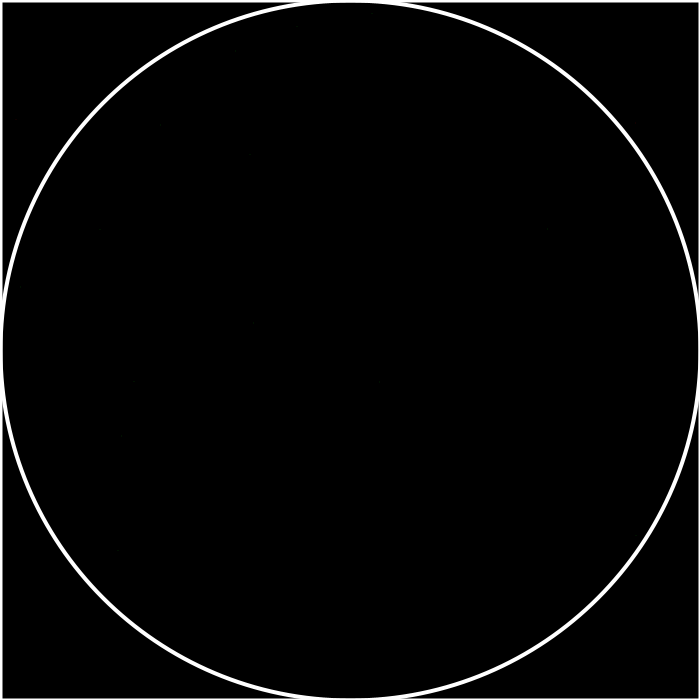
Frame 1 (no input)
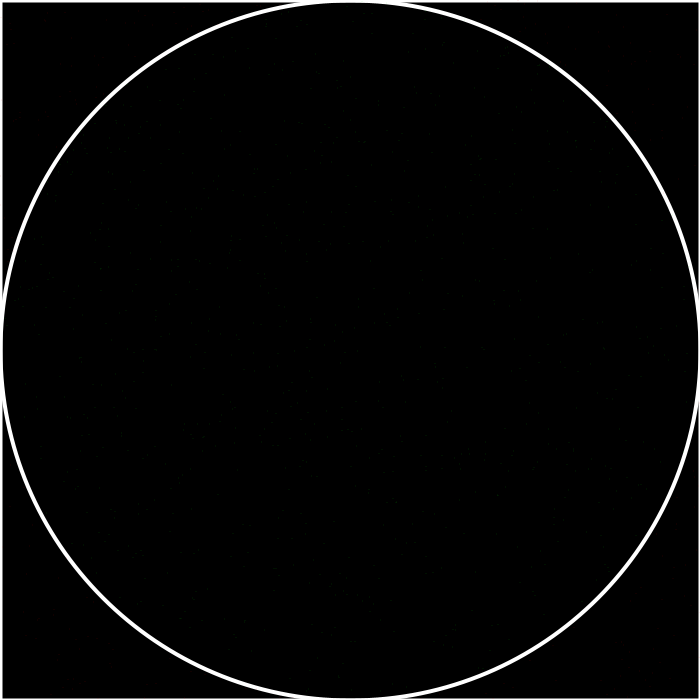
Frame 60 (the mouse pressed at the canvas centre just before this capture)
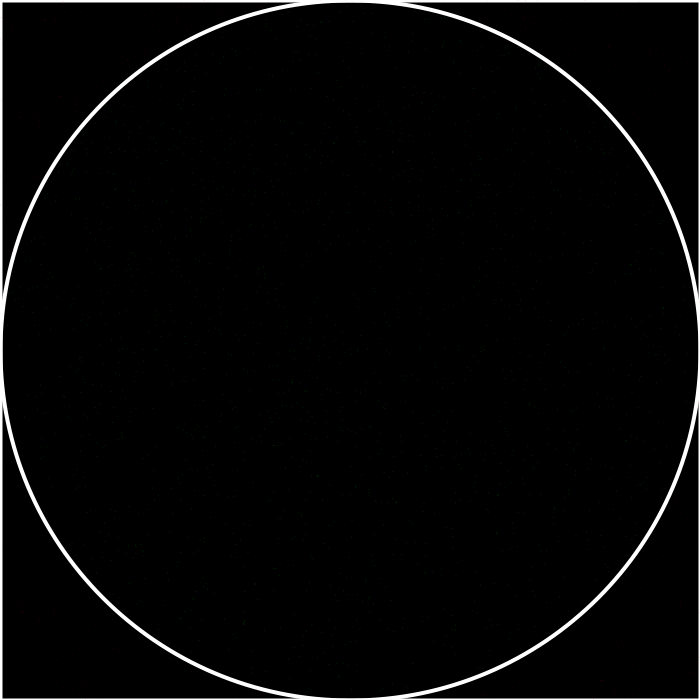
Frame 120 (the mouse held since frame 60 and released just before this capture)

The Processing sketch that drew these frames (run headless with seeded random() and noise(); from frame 60 on, the mouse is pressed at the canvas centre):

// Processing sketch: circuloPi
// ── circuloPi.pde
float r = 350;

double total = 0;
double circle = 0;

double record_PI = 0;

void setup() {
  size(700, 700);
  background(0);
  translate(width/2, height/2);

  stroke(255);
  strokeWeight(4);
  noFill();
  rectMode(CENTER);
  ellipse(0, 0, r*2, r*2);
  rect(0, 0, r*2, r*2);
}



void draw() {

  translate(width/2, height/2);
  for (int i= 0; i < 100000; i++) { 
    float x = random(-r, r);
    float y = random(-r, r);
    total++;
    double d = dist(0, 0, x, y);
    if (d < r) {
      stroke(0, 255, 0);
      circle++;
    } else {
      stroke(255, 0, 0);
    }
    strokeWeight(0.001);
    point(x, y);
    double pi = 4 * (circle / total);
    double recordDiff = Math.abs(Math.PI - record_PI);
    double diff = Math.abs(Math.PI - pi);
    if (diff < recordDiff) {
      recordDiff = diff;
      record_PI = pi;
      println("atual: " + record_PI);
      println("---------------------------");
      println("certo: " + Math.PI + "\n\n");
    }
  }
}
